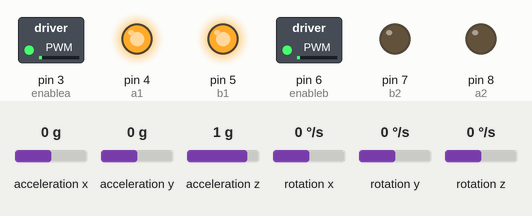
Simulated run of this sketch. Board: Arduino Uno, built with avr-gcc and run on an emulated ATmega328P. Shown: switched loads named in the sketch (green lamp = pin HIGH), output pins drawn as LEDs (lit = HIGH). Inputs (shaded band) come from the test bench; at power-on: acceleration y 0 g, rotation x 0 °/s, acceleration z 1 g, acceleration x 0 g, rotation y 0 °/s, rotation z 0 °/s. What the sketch prints to the serial monitor is not drawn.

Above: at 3.73 s.
3.8 s: acceleration y set to -1.4 g
At 4.6 s:
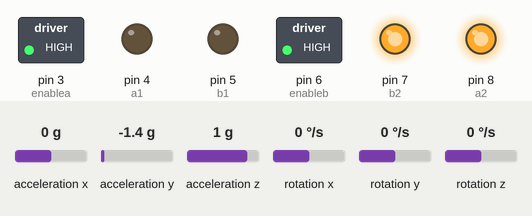
5.3 s: rotation x set to 192 °/s
At 6.9 s:
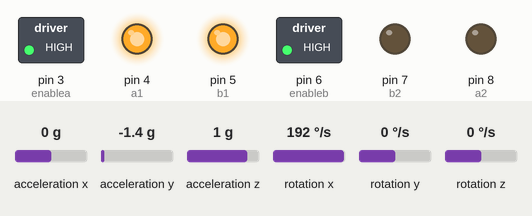
7.2 s: acceleration z set to -0.1 g
At 9.8 s:
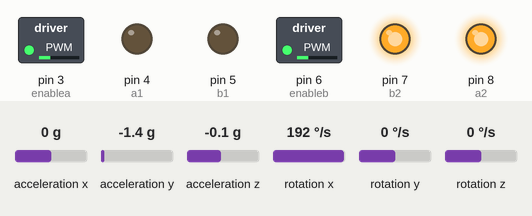
10.2 s: acceleration y set to -0.2 g
11.7 s: acceleration y set to 0.1 g
At 12.4 s:
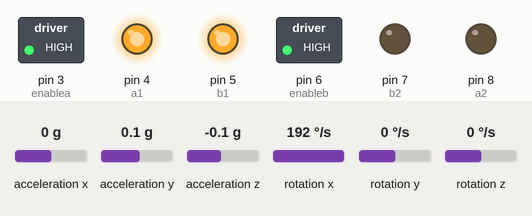
Timing chart, 0 to 14.2 s (numbered marks = the images above; inputs shaded):
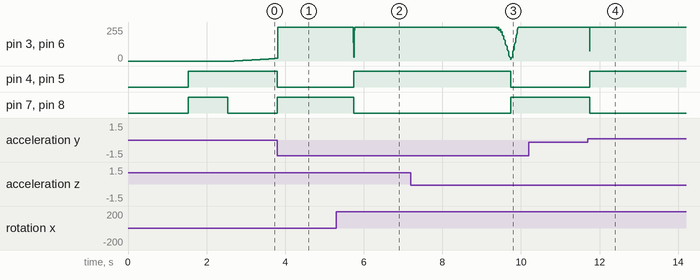

Measured:
- the behaviour switches between -0.1 and 0 g on acceleration y (found by bisection; images 3 and 4)
- after the input at 3.8 s, pin 4 (a1), pin 5 (b1): HIGH → LOW at once; pin 7 (b2), pin 8 (a2): LOW → HIGH at once
- after the input at 5.3 s, pin 3 (enablea), pin 6 (enableb): 255/255 → 136/255 after 0.43 s, → 27/255 0.01 s later, → 232/255 0.01 s later, → 255/255 0.01 s later; pin 4 (a1), pin 5 (b1): LOW → HIGH after 0.45 s; pin 7 (b2), pin 8 (a2): HIGH → LOW after 0.45 s
- after the input at 10.2 s, every drawn part: stays the same
- after the input at 11.7 s, pin 3 (enablea), pin 6 (enableb): 255/255 → 74/255 at once, → 255/255 0.01 s later; pin 4 (a1), pin 5 (b1): LOW → HIGH at once; pin 7 (b2), pin 8 (a2): HIGH → LOW at once

The sketch:

Test2_balance.ino
```cpp
#include <Wire.h>
#include <I2Cdev.h>
#include "MPU6050.h"


MPU6050 accelgyro;

//make running things asyncronously call within the loop and give it the argument of after how many milliseconds it should run
#define runEvery(t) for (static long _lasttime;\
                         (uint16_t)((uint16_t)millis() - _lasttime) >= (t);\
                         _lasttime += (t))


//int16_t is a 16bit integer. Store accelerometer x ,y and z value in unsigned 16bit integer.
int16_t ax, ay, az;
//Set up accelerometer variables
float accBiasX, accBiasY, accBiasZ;
float accAngleX, accAngleY;
double accPitch, accRoll;


//int16_t is a 16bit integer. Store gyroscope x ,y and z value in unsigned 16bit integer.
int16_t gx, gy, gz;

//Set up gyroscope variables
float gyroBiasX, gyroBiasY, gyroBiasZ;
float gyroRateX, gyroRateY, gyroRateZ;
float gyroBias_oldX, gyroBias_oldY, gyroBias_oldZ;
float gyroPitch = 180;
float gyroRoll = -180;
float gyroYaw = 0;


//set up a 32 bit timer
uint32_t timer;


// input
double InputPitch, InputRoll;


// initial values
double InitialRoll;


// Motors drivers pins
int enablea = 3;
int enableb = 6;
int a1 = 4;
int a2 =8;
int b1 = 5 ;
int b2 = 7;


void setup()
{

  Wire.begin();
  Serial.begin(9600);
  Serial.println("Initializing I2C devices...");
  accelgyro.initialize();


  // verify connection
  Serial.println("Testing device connections...");
  Serial.println(accelgyro.testConnection() ? "MPU6050 connection successful" : "MPU6050 connection failed");


  delay(1500);


  // Motor
  pinMode(enablea, OUTPUT);
  pinMode(enableb, OUTPUT);
  pinMode(a1, OUTPUT);
  pinMode(a2, OUTPUT);
  pinMode(b1, OUTPUT);
  pinMode(b2, OUTPUT);

  digitalWrite(a1, HIGH);
  digitalWrite(a2, HIGH);
  digitalWrite(b1, HIGH);
  digitalWrite(b2, HIGH);


 // calibration

 accelgyro.setXAccelOffset(-914);
 accelgyro.setYAccelOffset(-115);
 accelgyro.setZAccelOffset(916);
 accelgyro.setXGyroOffset(24);
 accelgyro.setYGyroOffset(2);
 accelgyro.setZGyroOffset(-11);

 gyroBiasX = -1;
 gyroBiasY = 0;
 gyroBiasZ = 1;

 accBiasX = 3;
 accBiasY = -5;
 accBiasZ = 16387;


  //Get accelerometer/gyroscope readings

  accelgyro.getMotion6(&ax, &ay, &az, &gx, &gy, &gz);


  accPitch = (atan2(-ax, -az) + PI) * RAD_TO_DEG; //converts angle position units from radians to degrees
  accRoll = (atan2(ay, -az) + PI) * RAD_TO_DEG;   //converts angle position units from radians to degrees


  //Calcuation for roll and pitch

  if (accPitch <= 360 & accPitch >= 180)
  {

    accPitch = accPitch - 360;

  }

  if (accRoll <= 360 & accRoll >= 180)
  {

    accRoll = accRoll - 360;

  }


  gyroPitch = accPitch;
  gyroRoll = accRoll;

  timer = micros();
  delay(1000);
  initializeValues();  //Run InitializeValue Function


}

double Setpoint;

void MotorControl(double out) {

  if (out > 0) {

    digitalWrite(a1, HIGH);
    digitalWrite(a2, LOW);
    digitalWrite(b1, HIGH);
    digitalWrite(b2,LOW);

  } else {

    digitalWrite(a1,LOW);
    digitalWrite(a2,HIGH);
    digitalWrite(b1, LOW);
    digitalWrite(b2, HIGH);

  }


  byte vel = abs(out);

  if (vel < 0)
    vel = 0;
  if (vel > 255)
    vel = 255;


  analogWrite(enablea, vel);
  analogWrite(enableb, vel);

}


void initializeValues() {

//Get accelerometer/gyroscope readings
  accelgyro.getMotion6(&ax, &ay, &az, &gx, &gy, &gz);


  //////////////////////

  //  Accelerometer   //

  //////////////////////

  accPitch = (atan2(-ax/182.0, -az/182.0) + PI) * RAD_TO_DEG; //converts angle position units from radians to degrees

  accRoll = (atan2(ay/182.0, -az/182.0) + PI) * RAD_TO_DEG;  //converts angle position units from radians to degrees


//Calcuation for roll and pitch

  if (accRoll <= 360 & accRoll >= 180) {

    accRoll = accRoll - 360;

  }


  //////////////////////

  //      GYRO        //

  //////////////////////


  gyroRateX = ((int)gx - gyroBiasX) * 131;


  gyroPitch += gyroRateY * ((double)(micros() - timer) / 1000000);

  timer = micros();

  InitialRoll = accRoll;
  Setpoint = InitialRoll;

}


double filtered = 0;

void loop() {


//This will call the first print every 10 milliseconds forever
  runEvery(10) {

    accelgyro.getMotion6(&ax, &ay, &az, &gx, &gy, &gz);

    //////////////////////

    //  Accelerometer   //

    //////////////////////

    accRoll = (atan2(ay/182.0, -az/182.0) + PI) * RAD_TO_DEG;


    if (accRoll <= 360 & accRoll >= 180) {

      accRoll = accRoll - 360;

    }


    //////////////////////

    //      GYRO        //

    //////////////////////


    gyroRateX = -((int)gx - gyroBiasX) / 131;

    double gyroVal = gyroRateX * ((double)(micros() - timer) / 1000000);

    timer = micros();

    //Complementary filter

    filtered = 0.98 * (filtered + gyroVal) + 0.02 * (accRoll);

    MotorControl(Compute(filtered - InitialRoll));


  }


}


   //////////////////////

  //      PID       //

 //////////////////////

int outMax = 255;
int outMin = -255;
float lastInput = 0;   // Keeps track of error over time
double ITerm = 0;      // Used to accumalate error (intergral)
double kp =100;//100
double ki =52;//80
double kd =0;


double Compute(double input)

{


  // Calculate our PID terms
  double error = Setpoint - input;
  ITerm += (ki * error);

  if (ITerm > outMax) ITerm = outMax;
  else if (ITerm < outMin) ITerm = outMin;
  double dInput = (input - lastInput);


  /*Compute PID Output*/

  double output = kp * error + ITerm + kd * dInput;


  if (output > outMax) output = outMax;
  else if (output < outMin) output = outMin;


  /*Remember some variables for next time*/

  lastInput = input;
  return output;

}
```
